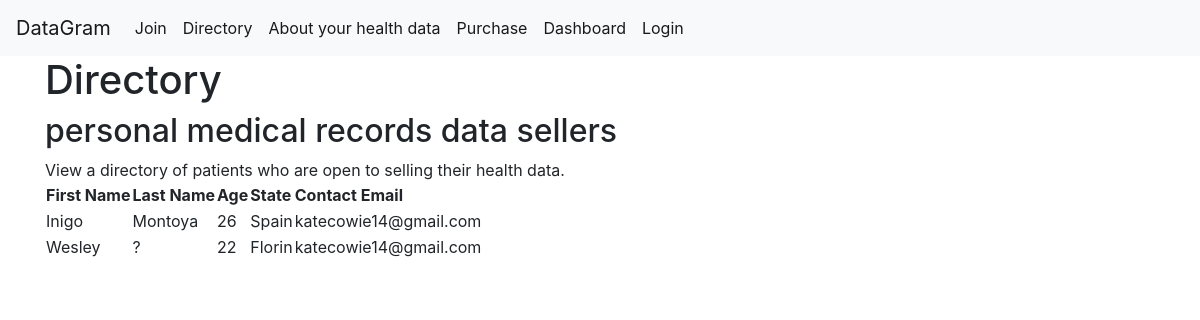
The app's page /directory (signed in), older data.
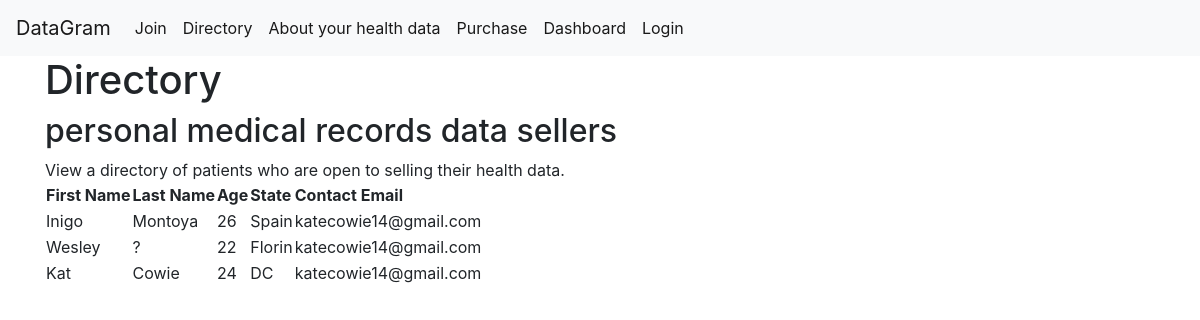
The same page, newer data.
### tables this page shows
CREATE TABLE patients
        (id INTEGER, first_name TEXT, last_name TEXT, age INT,
         city TEXT, state TEXT, email TEXT, PRIMARY KEY(id));

### application.py (the view)
@app.route("/directory")
@login_required # decorate that redirects user to login.
def directory():
    patient_rows=[]
    sqlcon = get_db_conn()
    print("directory get connection created")
    cur = sqlcon.conn.cursor()
    cur.execute("SELECT first_name, last_name, age, state, email FROM patients")
    patient_rows = cur.fetchall()
    sqlcon.save_changes() # Close the connection
    print("row:", patient_rows)
    return render_template("directory.html", patient_rows=patient_rows)

### application.py (called while the page is built)
def get_db_conn():
    sqlcon = SQLPipeline()
    try:
        sqlcon.create_connection()
        sqlcon.create_table()
        print("cursor made")
        return sqlcon
    except Exception as ex:
            print("Exception:", ex)

### auth_decorator.py (called while the page is built)
def login_required(f):
    @wraps(f)
    def decorated_function(*args, **kwargs):
        user = dict(session).get('profile', None)
        if user:
            return f(*args, **kwargs)
        return 'You are not logged in'
    return decorated_function

### core/store_sql.py (called while the page is built)
    def create_connection(self, erase_first=False):
        print("SQL connection created")
        self.conn = sqlite3.connect(('{0}.db').format(self.db_name))
        self.conn.row_factory = sqlite3.Row

    def save_changes(self):
        self.conn.commit()
        self.conn.close()

### templates/directory.html
{% extends 'base.html' %}
{% block content %}
<h1>{% block title %} Directory {% endblock %}</h1>
<h2> personal medical records data sellers </h2>
    <div class="section">
      <body>
        View a directory of patients who are open to selling their health data.
      </body>
        <table>
            <thead>
                <tr>
                    <th> First Name </th>
                    <th> Last Name </th>
                    <th> Age </th>
                    <th> State</th>
                    <th> Contact Email</th>
                </tr>
            </thead>
            <tbody>
            {% for per in patient_rows %}
            <tr>
                <td> {{per.first_name}} </td>
                <td> {{per.last_name}} </td>
                <td> {{per.age}} </td>
                <td> {{per.state}} </td>
                <td> {{per.email}} </td>
            </tr>
            {% endfor %}
            </tbody>
        </table>
    </div>
  </div>
  {% endblock %}

### templates/base.html (shortened to what this page needs)
<!doctype html>
<html lang="en">
  <head>
    <link rel="stylesheet" href="https://stackpath.bootstrapcdn.com/bootstrap/4.3.1/css/bootstrap.min.css">
  </head>
  <body>
    <nav class="navbar navbar-expand-md navbar-light bg-light">
        <a class="navbar-brand" href="{{ url_for('index')}}">DataGram</a>
        <div class="collapse navbar-collapse" id="navbarNav">
            <ul class="navbar-nav">
            <li class="nav-item active">
                <a class="nav-link" href="{{ url_for('join')}}">Join</a>
            </li>
            </ul>
            <ul class="navbar-nav">
            <li class="nav-item active">
                <a class="nav-link" href="{{ url_for('directory')}}">Directory</a>
            </li>
            <li class="nav-item active">
                <a class="nav-link" href="{{ url_for('about')}}">About your health data</a>
            </li>
            <li class="nav-item active">
                <a class="nav-link" href="{{ url_for('payment')}}">Purchase</a>
            </li>
            <li class="nav-item active">
                <a class="nav-link" href="{{ url_for('dashboard')}}">Dashboard</a>
            </li>
            <li class="nav-item active">
                <a class="nav-link" href="{{ url_for('login')}}">Login</a>
            </li>
            </ul>
        </div>
    </nav>
    <div class="container">
        {% block content %} {% endblock %}
  </body>
</html>

Row changes from the older to the newer data that the page shows:
added patients: first_name "Kat", last_name "Cowie", age "24", state "DC", email "katecowie14@gmail.com"
